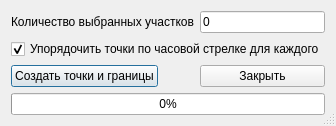
<?xml version="1.0" encoding="UTF-8"?>
<ui version="4.0">
 <class>createPoints</class>
 <widget class="QDialog" name="createPoints">
  <property name="geometry">
   <rect>
    <x>0</x>
    <y>0</y>
    <width>315</width>
    <height>123</height>
   </rect>
  </property>
  <property name="sizePolicy">
   <sizepolicy hsizetype="Minimum" vsizetype="Minimum">
    <horstretch>0</horstretch>
    <verstretch>0</verstretch>
   </sizepolicy>
  </property>
  <property name="windowTitle">
   <string>Создание точек и границ для выбранных участков</string>
  </property>
  <property name="windowIcon">
   <iconset resource="..\resources.qrc">
    <normaloff>:/plugins/openland/icons/border.png</normaloff>:/plugins/openland/icons/border.png</iconset>
  </property>
  <property name="sizeGripEnabled">
   <bool>true</bool>
  </property>
  <property name="modal">
   <bool>true</bool>
  </property>
  <layout class="QFormLayout" name="formLayout">
   <property name="fieldGrowthPolicy">
    <enum>QFormLayout::AllNonFixedFieldsGrow</enum>
   </property>
   <item row="0" column="0">
    <widget class="QLabel" name="label">
     <property name="text">
      <string>Количество выбранных участков</string>
     </property>
    </widget>
   </item>
   <item row="0" column="1">
    <widget class="QLineEdit" name="lineEditSelectedCount">
     <property name="text">
      <string>0</string>
     </property>
     <property name="readOnly">
      <bool>true</bool>
     </property>
    </widget>
   </item>
   <item row="2" column="0">
    <widget class="QPushButton" name="pushButtonOk">
     <property name="text">
      <string>Создать точки и границы</string>
     </property>
     <property name="icon">
      <iconset resource="..\resources.qrc">
       <normaloff>:/plugins/openland/icons/border.png</normaloff>:/plugins/openland/icons/border.png</iconset>
     </property>
    </widget>
   </item>
   <item row="2" column="1">
    <widget class="QPushButton" name="pushButtonCancel">
     <property name="text">
      <string>Закрыть</string>
     </property>
     <property name="icon">
      <iconset resource="..\resources.qrc">
       <normaloff>:/plugins/openland/icons/close.png</normaloff>:/plugins/openland/icons/close.png</iconset>
     </property>
    </widget>
   </item>
   <item row="3" column="0" colspan="2">
    <widget class="QProgressBar" name="progressBar">
     <property name="value">
      <number>0</number>
     </property>
    </widget>
   </item>
   <item row="1" column="0" colspan="2">
    <widget class="QCheckBox" name="checkBox">
     <property name="text">
      <string>Упорядочить точки по часовой стрелке для каждого</string>
     </property>
     <property name="checked">
      <bool>true</bool>
     </property>
    </widget>
   </item>
  </layout>
 </widget>
 <resources>
  <include location="..\resources.qrc"/>
 </resources>
 <connections/>
</ui>
